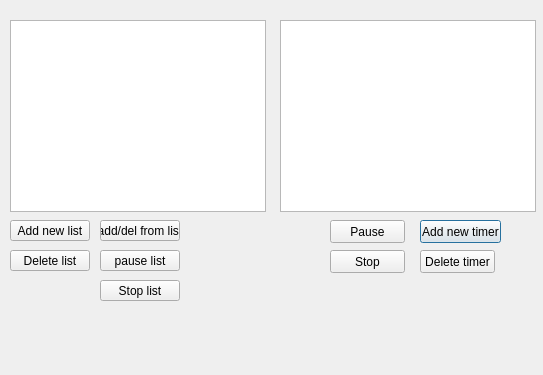
<?xml version="1.0" encoding="UTF-8"?>
<ui version="4.0">
 <class>Timer</class>
 <widget class="QDialog" name="Timer">
  <property name="geometry">
   <rect>
    <x>0</x>
    <y>0</y>
    <width>543</width>
    <height>375</height>
   </rect>
  </property>
  <property name="windowTitle">
   <string>Dialog</string>
  </property>
  <widget class="QListWidget" name="listWidget">
   <property name="geometry">
    <rect>
     <x>280</x>
     <y>20</y>
     <width>256</width>
     <height>192</height>
    </rect>
   </property>
  </widget>
  <widget class="QPushButton" name="add_new">
   <property name="geometry">
    <rect>
     <x>420</x>
     <y>220</y>
     <width>81</width>
     <height>23</height>
    </rect>
   </property>
   <property name="text">
    <string>Add new timer</string>
   </property>
  </widget>
  <widget class="QPushButton" name="Delete">
   <property name="geometry">
    <rect>
     <x>420</x>
     <y>250</y>
     <width>75</width>
     <height>23</height>
    </rect>
   </property>
   <property name="text">
    <string>Delete timer</string>
   </property>
  </widget>
  <widget class="QPushButton" name="make_reverse">
   <property name="geometry">
    <rect>
     <x>330</x>
     <y>250</y>
     <width>75</width>
     <height>23</height>
    </rect>
   </property>
   <property name="text">
    <string>Stop</string>
   </property>
  </widget>
  <widget class="QPushButton" name="pause_continue_button">
   <property name="geometry">
    <rect>
     <x>330</x>
     <y>220</y>
     <width>75</width>
     <height>23</height>
    </rect>
   </property>
   <property name="text">
    <string>Pause</string>
   </property>
  </widget>
  <widget class="QListWidget" name="listWidget_2">
   <property name="geometry">
    <rect>
     <x>10</x>
     <y>20</y>
     <width>256</width>
     <height>192</height>
    </rect>
   </property>
  </widget>
  <widget class="QPushButton" name="add_new_list">
   <property name="geometry">
    <rect>
     <x>10</x>
     <y>220</y>
     <width>80</width>
     <height>21</height>
    </rect>
   </property>
   <property name="text">
    <string>Add new list</string>
   </property>
  </widget>
  <widget class="QPushButton" name="add_del_from_list">
   <property name="geometry">
    <rect>
     <x>100</x>
     <y>220</y>
     <width>80</width>
     <height>21</height>
    </rect>
   </property>
   <property name="text">
    <string>add/del from list</string>
   </property>
  </widget>
  <widget class="QPushButton" name="delete_list">
   <property name="geometry">
    <rect>
     <x>10</x>
     <y>250</y>
     <width>80</width>
     <height>21</height>
    </rect>
   </property>
   <property name="text">
    <string>Delete list</string>
   </property>
  </widget>
  <widget class="QPushButton" name="pause_list">
   <property name="geometry">
    <rect>
     <x>100</x>
     <y>250</y>
     <width>80</width>
     <height>21</height>
    </rect>
   </property>
   <property name="text">
    <string>pause list</string>
   </property>
  </widget>
  <widget class="QPushButton" name="stop_list">
   <property name="geometry">
    <rect>
     <x>100</x>
     <y>280</y>
     <width>80</width>
     <height>21</height>
    </rect>
   </property>
   <property name="text">
    <string>Stop list</string>
   </property>
  </widget>
 </widget>
 <resources/>
 <connections/>
</ui>
